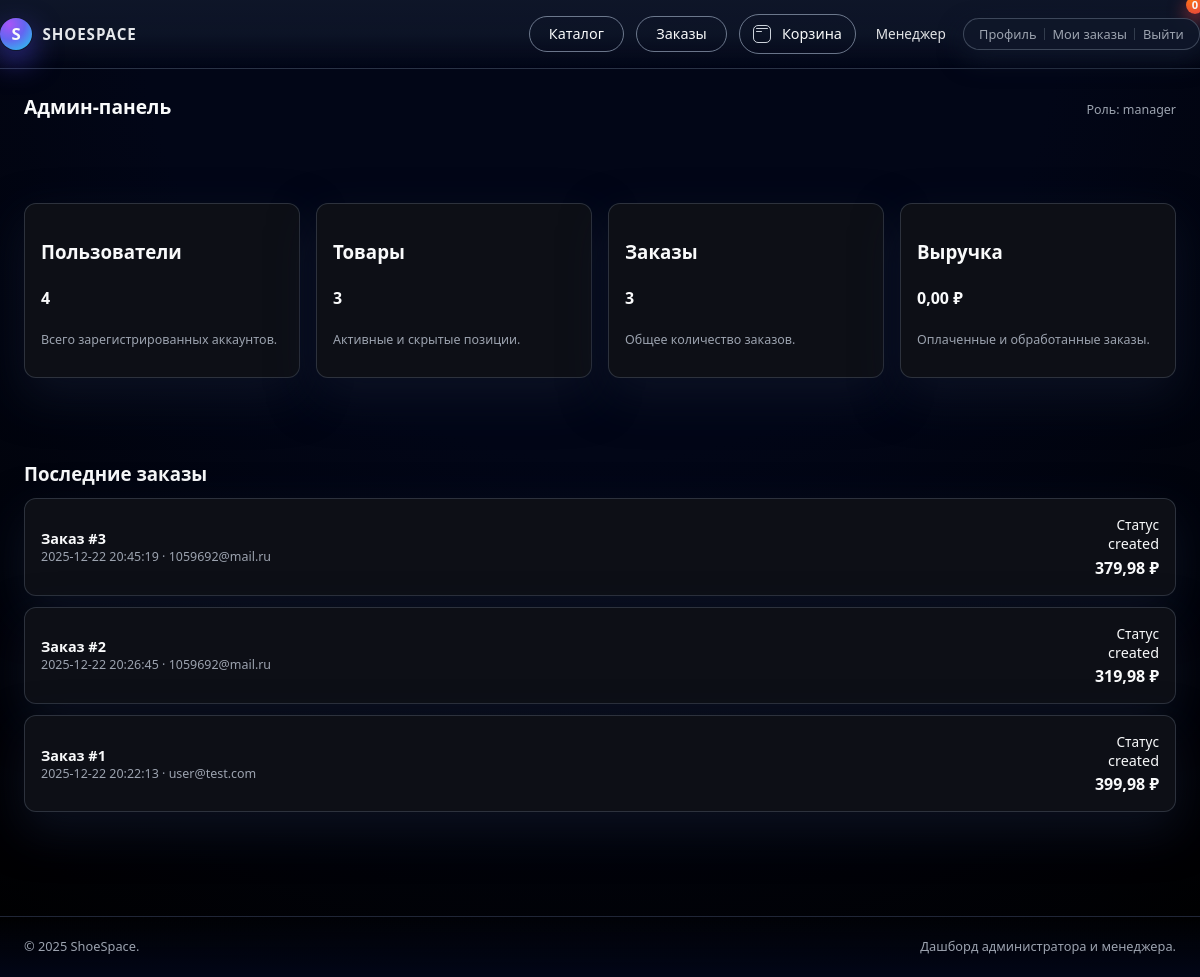
/admin/dashboard.php (signed in), run on the app's committed database.
### tables this page shows
CREATE TABLE users (
            id INTEGER PRIMARY KEY AUTOINCREMENT,
            email TEXT UNIQUE NOT NULL,
            password TEXT NOT NULL,
            name TEXT NOT NULL,
            phone TEXT,
            role TEXT CHECK(role IN ('admin','manager','user')) DEFAULT 'user',
            created_at DATETIME DEFAULT CURRENT_TIMESTAMP,
            updated_at DATETIME DEFAULT CURRENT_TIMESTAMP,
            is_blocked INTEGER DEFAULT 0
        );

CREATE TABLE orders (
            id INTEGER PRIMARY KEY AUTOINCREMENT,
            user_id INTEGER NOT NULL,
            total_amount REAL NOT NULL,
            status TEXT DEFAULT 'created',
            shipping_address TEXT,
            payment_method TEXT,
            created_at DATETIME DEFAULT CURRENT_TIMESTAMP
        );

### includes/auth.php (called while the page is built, shortened)
<?php
class Auth {
    private Database $db;
    public function __construct(Database $db)
    {
        $this->db = $db;
    }
    public function user(): ?array
    {
        $stmt = $this->db->query("SELECT * FROM users WHERE id = ?", [$_SESSION['user_id']]);
        $user = $stmt->fetch();
        return $user;
    }
}

### includes/database.php (called while the page is built, shortened)
<?php
class Database {
    private PDO $pdo;
    public function __construct()
    {
        $dsn = 'sqlite:' . DB_PATH;
        $this->pdo = new PDO($dsn);
        $this->pdo->setAttribute(PDO::ATTR_ERRMODE, PDO::ERRMODE_EXCEPTION);
        $this->pdo->setAttribute(PDO::ATTR_DEFAULT_FETCH_MODE, PDO::FETCH_ASSOC);
    }
    public function query(string $sql, array $params = []): PDOStatement
    {
        $stmt = $this->pdo->prepare($sql);
        $stmt->execute($params);
        return $stmt;
    }
}

### includes/functions.php (called while the page is built, shortened)
<?php
function h(string $value): string {
    return htmlspecialchars($value, ENT_QUOTES | ENT_SUBSTITUTE, 'UTF-8');
}

### admin/dashboard.php (the view, shortened to what this page needs)
<?php
require_once __DIR__ . '/../includes/init.php';
$auth->requireRole(['admin','manager']);
include __DIR__ . '/../navbar.php';
$stats = [
    'users'   => (int)$db->query("SELECT COUNT(*) AS c FROM users")->fetch()['c'],
    'orders'  => (int)$db->query("SELECT COUNT(*) AS c FROM orders")->fetch()['c'],
    'revenue' => (float)($db->query("SELECT SUM(total_amount) AS s FROM orders WHERE status IN ('paid','processing','shipped','delivered')")->fetch()['s'] ?? 0),
    'products'=> (int)$db->query("SELECT COUNT(*) AS c FROM products")->fetch()['c'],
];
$latestOrders = $db->query("
    SELECT o.*, u.email
    FROM orders o
    JOIN users u ON u.id = o.user_id
    ORDER BY o.created_at DESC
    LIMIT 5
")->fetchAll();
?>
<section class="section">
    <div class="container section-header">
        <h2>Админ-панель</h2>
        <span class="form-help">Роль: <?= h($user['role']) ?></span>
    </div>
</section>
<section class="section">
    <div class="container" style="display:grid; grid-template-columns:repeat(auto-fit,minmax(220px,1fr)); gap:1rem;">
        <article class="product-card">
            <h3>Пользователи</h3>
            <p class="product-price"><?= $stats['users'] ?></p>
            <p class="form-help">Всего зарегистрированных аккаунтов.</p>
        </article>
        <article class="product-card">
            <h3>Товары</h3>
            <p class="product-price"><?= $stats['products'] ?></p>
            <p class="form-help">Активные и скрытые позиции.</p>
        </article>
        <article class="product-card">
            <h3>Заказы</h3>
            <p class="product-price"><?= $stats['orders'] ?></p>
            <p class="form-help">Общее количество заказов.</p>
        </article>
        <article class="product-card">
            <h3>Выручка</h3>
            <p class="product-price">
                <?= number_format($stats['revenue'], 2, ',', ' ') ?> ₽
            </p>
            <p class="form-help">Оплаченные и обработанные заказы.</p>
        </article>
    </div>
</section>
<section class="section">
    <div class="container">
        <h3 style="margin-bottom:0.8rem;">Последние заказы</h3>
        <?php if (!$latestOrders): ?>
            <p class="form-help">Пока нет заказов.</p>
        <?php else: ?>
            <div style="display:flex; flex-direction:column; gap:0.7rem;">
                <?php foreach ($latestOrders as $order): ?>
                    <article class="product-card">
                        <div style="display:flex; justify-content:space-between; align-items:center;">
                            <div>
                                <div style="font-size:0.9rem; font-weight:600;">
                                    Заказ #<?= (int)$order['id'] ?>
                                </div>
                                <div class="form-help">
                                    <?= h($order['created_at']) ?> · <?= h($order['email']) ?>
                                </div>
                            </div>
                            <div style="text-align:right;">
                                <div style="font-size:0.85rem;">Статус</div>
                                <div style="font-size:0.9rem;"><?= h($order['status']) ?></div>
                                <div style="font-weight:600; margin-top:0.2rem;">
                                    <?= number_format($order['total_amount'], 2, ',', ' ') ?> ₽
                                </div>
                            </div>
                        </div>
                    </article>
                <?php endforeach; ?>
            </div>
        <?php endif; ?>
    </div>
</section>
</main>
<footer class="site-footer">
    <div class="container footer-inner">
        <span>&copy; <?= date('Y') ?> ShoeSpace.</span>
        <span>Дашборд администратора и менеджера.</span>
    </div>
</footer>
</body>
</html>

### navbar.php (shortened to what this page needs)
<?php
require_once __DIR__ . '/includes/init.php';
$user = $auth->user();
?>
<!DOCTYPE html>
<html lang="ru">
<head>
    <link rel="stylesheet" href="<?= BASE_URL ?>/assets/style.css">
</head>
<body>
<header class="site-header">
    <div class="container header-inner">
        <a href="<?= BASE_URL ?>/index.php" class="logo">
            <span class="logo-mark">S</span>
            <span class="logo-text">ShoeSpace</span>
        </a>
        <div class="header-actions">
            <a href="<?= BASE_URL ?>/catalog.php" class="btn btn-outline">
                Каталог
            </a>
            <a href="<?= BASE_URL ?>/orders.php" class="btn btn-outline">
                Заказы
            </a>
            <a href="<?= BASE_URL ?>/cart.php" class="btn btn-outline" style="padding-left:0.8rem; padding-right:0.8rem;">
                <span class="icon-cart" style="margin-right:0.4rem;"></span>
                <span>Корзина</span>
                <span class="cart-count" id="cart-count"><?= getCartCount(); ?></span>
            </a>
            <?php if ($user): ?>
                <div class="user-menu">
                    <span class="user-name"><?= h($user['name']) ?></span>
                    <div class="user-menu-dropdown">
                        <a href="<?= BASE_URL ?>/profile.php">Профиль</a>
                        <a href="<?= BASE_URL ?>/orders.php">Мои заказы</a>
                        <a href="<?= BASE_URL ?>/login.php?logout=1">Выйти</a>
                    </div>
                </div>
            <?php endif; ?>
        </div>
    </div>
</header>
<main class="site-main">

### data on the page
users: name "Менеджер", role "manager"
orders: user "4", id "3", created_at "2025-12-22 20:45:19", user.email "1059692@mail.ru", status "created", total_amount "379,98"
orders: id "2", created_at "2025-12-22 20:26:45", user.email "1059692@mail.ru", status "created", total_amount "319,98"
orders: id "1", created_at "2025-12-22 20:22:13", user.email "user@test.com", status "created", total_amount "399,98"

### other printed values
$stats['revenue'] "0,00"
